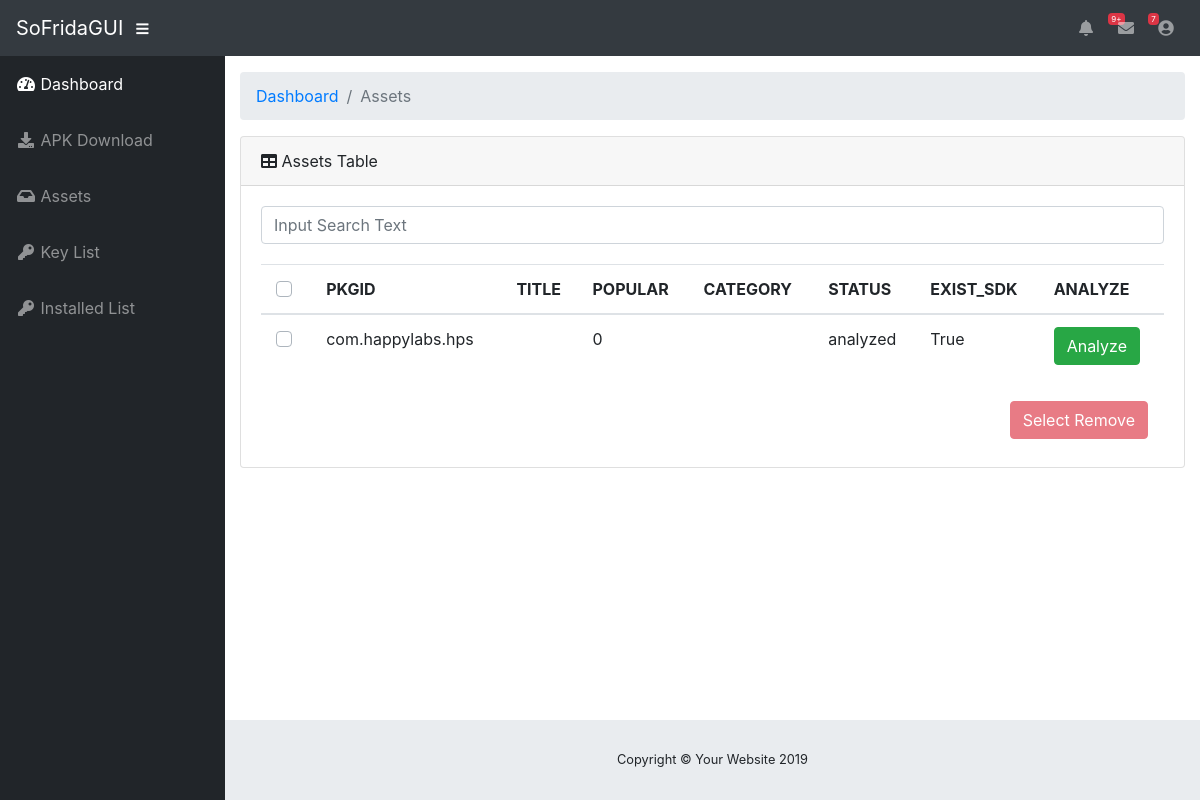
Before: /assets with the older database file.
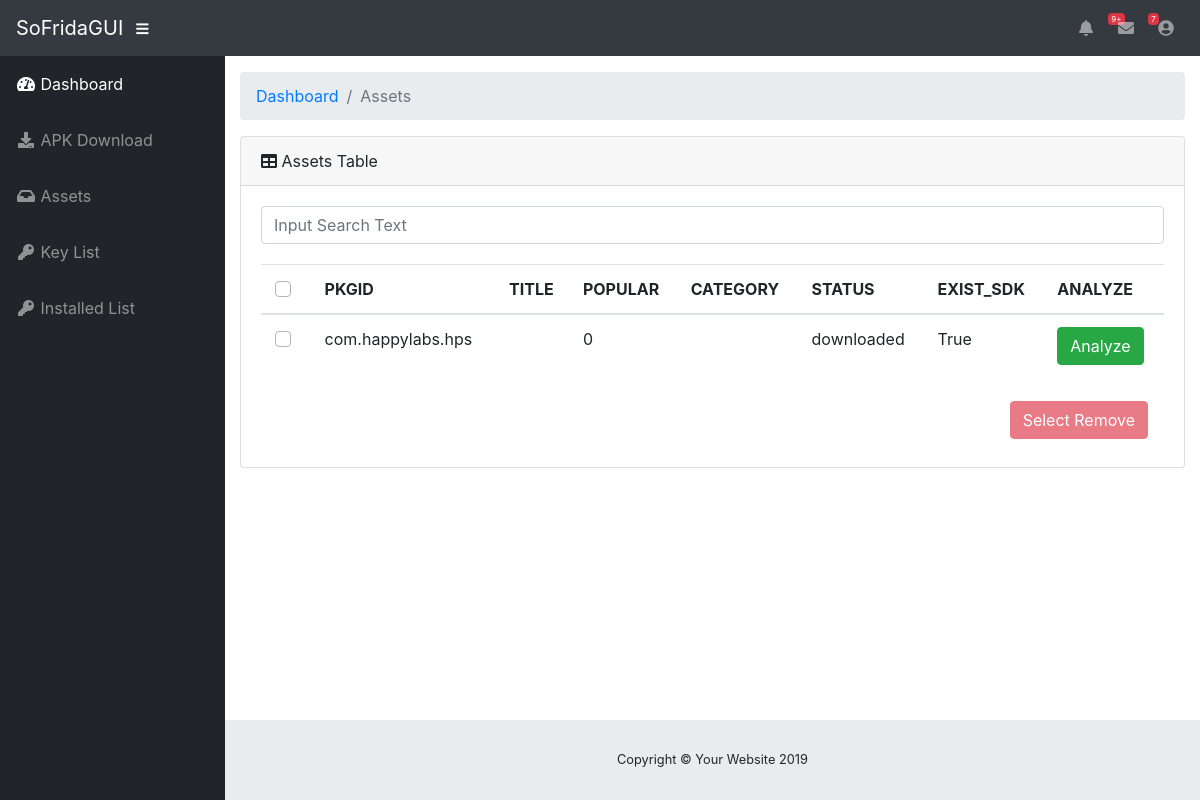
After: the same page with the newer database file.
### tables this page shows
CREATE TABLE assets (
            package_name text primary key, 
            title text,
            popular integer,
            category text,
            status text,
            exist_sdk integer,
            access_key_id text,
            secret_access_key text,
            session_token text,
            region text,
            service text,
            bucket text,
            vulnerable integer);

### app.py (the view)
@app.route("/assets")
def assets_layout():
  asset = Assets()
  asset_infos = asset.get_all()
  return render_template("assets.html", asset_infos=asset_infos)

### assets.py (called while the page is built)
    def db_init(self):
        self.db_path = os.path.join("./assets.db")
        self.con = sqlite3.connect(self.db_path)
        self.cur = self.con.cursor()
        self.cur.execute('''create table if not exists assets (
            package_name text primary key,
            title text,
            popular integer,
            category text,
            status text,
            exist_sdk integer,
            access_key_id text,
            secret_key_id text,
            session_token text,
            region text,
            service text,
            bucket text,
            vulnerable integer)''')
        self.columns = ['package_name', 'title', 'popular','category','status','exist_sdk', 'access_key_id', 'secret_key_id','session_token','region','service','bucket', 'vulnerable']
        self.con.commit()

    def get_all(self):
        package_list = []
        for row in self.cur.execute('''select * from assets'''):
            package = dict()
            for i in range(len(self.columns)):
                if row[i] == None:
                    package[self.columns[i]] = ""
                else:
                    package[self.columns[i]] = row[i]
            package_list.append(package)
        return package_list

### templates/assets.html (shortened to what this page needs)
{% extends "layout.html" %}
{% block content %}
<div class="container-fluid">
	<ol class="breadcrumb">
		<li class="breadcrumb-item">
			<a href="#">Dashboard</a>
		</li>
		<li class="breadcrumb-item active">Assets</li>
	</ol>
	<div class="card mb-3">
		<div class="card-header">
			<i class="fas fa-table"></i>
			Assets Table
		</div>
		<div class="card-body">
			<div class="input-group">
				<input type="text" class="form-control" placeholder="Input Search Text" spellcheck="false" id="search_form">
			</div>
			<div style="margin-top:20px;" class="table-responsive" id="assets_list">
				<table class="table" id="assets_table">
					<thead>
						<th>
							<div class="custom-control custom-checkbox" align="center">
							</div>
						</th>
						<th>PKGID</th>
						<th>TITLE</th>
						<th>POPULAR</th>
						<th>CATEGORY</th>
						<th>STATUS</th>
						<th>EXIST_SDK</th>
						<th>ANALYZE</th>
					</thead>
					<tbody>
						{% for info in asset_infos %}
						<tr>
							<td>
								<div class="custom-control custom-checkbox" align="center">
								</div>
							</td>
							<td>{{ info['package_name'] }}</td>
							<td>{{ info['title'] }}</td>
							<td>{{ "{:,}".format(info['popular']) }}</td>
							<td>{{ info['category'] }}</td>
							<td>{{ info['status'] }}</td>
							{% if info['exist_sdk'] == 1 %}
							<td>True</td>
							<td><a  class="btn btn-success" href="/analyze/{{ info['package_name'] }}">Analyze</a></td>
							{% elif info['exist_sdk'] == 0 %}
							<td>False</td>
							<td><button class="btn btn-danger" id="{{ info['package_name'] }}">Remove</button></td>
							{% else %}
							<td></td>
							<td></td>
							{% endif %}
						</tr>
						{% endfor %}
					</tbody>
				</table>
			</div>
			<nav class="navbar navbar-expand">
				<button class="nav-item btn btn-danger ml-auto mr-0 my-2 my-md-0" id="select-remove" disabled>Select Remove</button>
			</nav>
		</div>
	</div>
</div>
{% endblock %}

### templates/layout.html (shortened to what this page needs)
<!DOCTYPE html>
<html lang="en" style="font-family: SFMono-Regular, Menlo, Monaco, Consolas, 'Liberation Mono', 'Courier New', monospace;">
    <head>
        <link  rel="stylesheet" type="text/css" href="{{ url_for('static', filename='vendor/fontawesome-free/css/all.min.css')}}">
        <link  rel="stylesheet" type="text/css" href="{{ url_for('static', filename='vendor/datatables/dataTables.bootstrap4.css')}}">
        <link  rel="stylesheet" type="text/css" href="{{ url_for('static', filename='css/sb-admin.css')}}">
    </head>
    <body id="page-top">
        <nav class="navbar navbar-expand navbar-dark bg-dark static-top">
            <a class="navbar-brand mr-1" href="{{ url_for('index') }}">SoFridaGUI</a>
            <button class="btn btn-link btn-sm text-white order-1 order-sm-0" id="sidebarToggle" href="#">
                <i class="fas fa-bars"></i>
            </button>
            <ul class="navbar-nav ml-auto mr-0 my-2 my-md-0">
                <li class="nav-item dropdown no-arrow">
                    <a class="nav-link dropdown-toggle" href="#" id="alertsDropdown" role="button" data-toggle="dropdown" aria-haspopup="true" aria-expanded="false">
                    <i class="fas fa-bell fa-fw"></i>
                    <span class="badge badge-danger">9+</span>
                    </a>
                </li>
                <li class="nav-item dropdown no-arrow mx-1">
                    <a class="nav-link dropdown-toggle" href="#" id="messagesDropdown" role="button" data-toggle="dropdown" aria-haspopup="true" aria-expanded="false">
                    <i class="fas fa-envelope fa-fw"></i>
                    <span class="badge badge-danger">7</span>
                    </a>
                </li>
                <li class="nav-item dropdown no-arrow">
                    <a class="nav-link dropdown-toggle" href="#" id="userDropdown" role="button" data-toggle="dropdown" aria-haspopup="true" aria-expanded="false">
                    <i class="fas fa-user-circle fa-fw"></i>
                    </a>
                </li>
            </ul>
        </nav>
        <div id="wrapper">
            <ul class="sidebar navbar-nav">
                <li class="nav-item active">
                    <a class="nav-link" href="{{ url_for('index') }}">
                    <i class="fas fa-fw fa-tachometer-alt"></i>
                    <span>Dashboard</span>
                    </a>
                </li>
                <li class="nav-item">
                    <a class="nav-link" href="{{ url_for('apk_download_layout') }}">
                    <i class="fas fa-fw fa-download"></i>
                    <span>APK Download</span></a>
                </li>
                <li class="nav-item">
                    <a class="nav-link" href="{{ url_for('assets_layout') }}">
                    <i class="fas fa-fw fa-inbox"></i>
                    <span>Assets</span></a>
                </li>
                <li class="nav-item">
                    <a class="nav-link" href="{{ url_for('keylist_layout')}}">
                    <i class="fas fa-fw fa-key"></i>
                    <span>Key List</span></a>
                </li>
                <li class="nav-item">
                    <a class="nav-link" href="{{ url_for('installed_layout')}}">
                    <i class="fas fa-fw fa-key"></i>
                    <span>Installed List</span></a>
                </li>
            </ul>
            <div id="content-wrapper">
            {% block content %}
            {% endblock %}
                <footer class="sticky-footer">
                    <div class="container my-auto">
                        <div class="copyright text-center my-auto">
                            <span>Copyright © Your Website 2019</span>
                        </div>
                    </div>
                </footer>
            </div>
        </div>
    </body>
</html>

Changed rows visible on the page:
changed assets "com.happylabs.hps": status "analyzed" → "downloaded"
